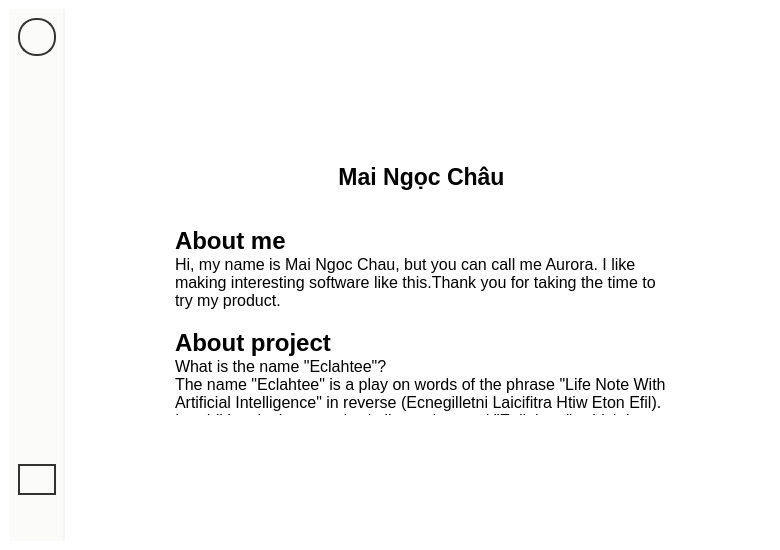
<?xml version="1.0" encoding="UTF-8"?>
<ui version="4.0">
 <class>MainWindow</class>
 <widget class="QMainWindow" name="MainWindow">
  <property name="geometry">
   <rect>
    <x>0</x>
    <y>0</y>
    <width>780</width>
    <height>550</height>
   </rect>
  </property>
  <property name="minimumSize">
   <size>
    <width>780</width>
    <height>550</height>
   </size>
  </property>
  <property name="windowTitle">
   <string>MainWindow</string>
  </property>
  <property name="styleSheet">
   <string notr="true">padding: 0px;
border: 0px;
background-color: white;</string>
  </property>
  <widget class="QWidget" name="centralwidget">
   <layout class="QHBoxLayout" name="horizontalLayout">
    <item>
     <widget class="QWidget" name="widget" native="true">
      <property name="styleSheet">
       <string notr="true">max-width: 54px;
background-color: #FBFBFA;
border-right: 2px solid #F5F5F4;
padding: 0px;
margin: 0px;</string>
      </property>
      <layout class="QVBoxLayout" name="verticalLayout_2">
       <item>
        <widget class="QLabel" name="label">
         <property name="font">
          <font>
           <pointsize>10</pointsize>
           <weight>75</weight>
           <bold>true</bold>
          </font>
         </property>
         <property name="styleSheet">
          <string notr="true">min-height: 34px;
max-height: 34px;
min-width: 34px;
max-width: 34px;
border: 2px solid #333333;
border-radius: 18px;</string>
         </property>
         <property name="text">
          <string/>
         </property>
         <property name="pixmap">
          <pixmap>../Image/icon.png</pixmap>
         </property>
         <property name="scaledContents">
          <bool>true</bool>
         </property>
         <property name="alignment">
          <set>Qt::AlignCenter</set>
         </property>
        </widget>
       </item>
       <item>
        <widget class="QLabel" name="label_5">
         <property name="styleSheet">
          <string notr="true">border: 0px;</string>
         </property>
         <property name="text">
          <string/>
         </property>
        </widget>
       </item>
       <item>
        <widget class="QLabel" name="label_2">
         <property name="font">
          <font>
           <pointsize>10</pointsize>
           <weight>75</weight>
           <bold>true</bold>
          </font>
         </property>
         <property name="styleSheet">
          <string notr="true">QLabel{
	max-height: 22px;
	border: 2px solid #FBFBFA;
	padding: 6px;
	border-radius: 18px;
}

QLabel:hover{
	max-height: 22px;
	border: 2px solid gray;
	padding: 6px;
	border-radius: 18px;
}</string>
         </property>
         <property name="text">
          <string/>
         </property>
         <property name="pixmap">
          <pixmap>../Image/home_d.png</pixmap>
         </property>
         <property name="scaledContents">
          <bool>true</bool>
         </property>
         <property name="alignment">
          <set>Qt::AlignCenter</set>
         </property>
        </widget>
       </item>
       <item>
        <widget class="QLabel" name="label_3">
         <property name="font">
          <font>
           <pointsize>10</pointsize>
           <weight>75</weight>
           <bold>true</bold>
          </font>
         </property>
         <property name="styleSheet">
          <string notr="true">QLabel{
	max-height: 22px;
	border: 2px solid #FBFBFA;
	padding: 6px;
	border-radius: 18px;
}

QLabel:hover{
	max-height: 22px;
	border: 2px solid gray;
	padding: 6px;
	border-radius: 18px;
}</string>
         </property>
         <property name="text">
          <string/>
         </property>
         <property name="pixmap">
          <pixmap>../Image/notes_d.png</pixmap>
         </property>
         <property name="scaledContents">
          <bool>true</bool>
         </property>
         <property name="alignment">
          <set>Qt::AlignCenter</set>
         </property>
        </widget>
       </item>
       <item>
        <widget class="QLabel" name="label_4">
         <property name="font">
          <font>
           <pointsize>10</pointsize>
           <weight>75</weight>
           <bold>true</bold>
          </font>
         </property>
         <property name="styleSheet">
          <string notr="true">QLabel{
	max-height: 22px;
	border: 2px solid #FBFBFA;
	padding: 6px;
	border-radius: 18px;
}

QLabel:hover{
	max-height: 22px;
	border: 2px solid gray;
	padding: 6px;
	border-radius: 18px;
}</string>
         </property>
         <property name="text">
          <string/>
         </property>
         <property name="pixmap">
          <pixmap>../Image/chat_d.png</pixmap>
         </property>
         <property name="scaledContents">
          <bool>true</bool>
         </property>
         <property name="alignment">
          <set>Qt::AlignCenter</set>
         </property>
        </widget>
       </item>
       <item>
        <spacer name="verticalSpacer">
         <property name="orientation">
          <enum>Qt::Vertical</enum>
         </property>
         <property name="sizeHint" stdset="0">
          <size>
           <width>20</width>
           <height>40</height>
          </size>
         </property>
        </spacer>
       </item>
       <item>
        <widget class="QLabel" name="label_6">
         <property name="font">
          <font>
           <pointsize>10</pointsize>
           <weight>75</weight>
           <bold>true</bold>
          </font>
         </property>
         <property name="styleSheet">
          <string notr="true">max-height: 22px;
border: 2px solid #333333;
padding: 6px;
border-radius: 18px;</string>
         </property>
         <property name="text">
          <string/>
         </property>
         <property name="pixmap">
          <pixmap>../Image/about_a.png</pixmap>
         </property>
         <property name="scaledContents">
          <bool>true</bool>
         </property>
         <property name="alignment">
          <set>Qt::AlignCenter</set>
         </property>
        </widget>
       </item>
       <item>
        <widget class="QLabel" name="label_9">
         <property name="font">
          <font>
           <pointsize>10</pointsize>
           <weight>75</weight>
           <bold>true</bold>
          </font>
         </property>
         <property name="styleSheet">
          <string notr="true">QLabel{
	max-height: 22px;
	border: 2px solid #FBFBFA;
	padding: 6px;
	border-radius: 18px;
}

QLabel:hover{
	max-height: 22px;
	border: 2px solid gray;
	padding: 6px;
	border-radius: 18px;
}</string>
         </property>
         <property name="text">
          <string/>
         </property>
         <property name="pixmap">
          <pixmap>../Image/log_out.png</pixmap>
         </property>
         <property name="scaledContents">
          <bool>true</bool>
         </property>
         <property name="alignment">
          <set>Qt::AlignCenter</set>
         </property>
        </widget>
       </item>
      </layout>
     </widget>
    </item>
    <item>
     <widget class="QWidget" name="widget_2" native="true">
      <layout class="QVBoxLayout" name="verticalLayout_3">
       <item>
        <spacer name="verticalSpacer_2">
         <property name="orientation">
          <enum>Qt::Vertical</enum>
         </property>
         <property name="sizeHint" stdset="0">
          <size>
           <width>20</width>
           <height>40</height>
          </size>
         </property>
        </spacer>
       </item>
       <item>
        <widget class="QWidget" name="widget_4" native="true">
         <layout class="QHBoxLayout" name="horizontalLayout_2">
          <item>
           <spacer name="horizontalSpacer">
            <property name="orientation">
             <enum>Qt::Horizontal</enum>
            </property>
            <property name="sizeHint" stdset="0">
             <size>
              <width>40</width>
              <height>20</height>
             </size>
            </property>
           </spacer>
          </item>
          <item>
           <widget class="QWidget" name="widget_3" native="true">
            <layout class="QVBoxLayout" name="verticalLayout">
             <item>
              <widget class="QLabel" name="label_7">
               <property name="text">
                <string/>
               </property>
               <property name="pixmap">
                <pixmap>../Image/maingocchau.png</pixmap>
               </property>
               <property name="scaledContents">
                <bool>true</bool>
               </property>
              </widget>
             </item>
             <item>
              <widget class="QLabel" name="label_8">
               <property name="font">
                <font>
                 <family>Segoe UI</family>
                 <pointsize>17</pointsize>
                 <weight>75</weight>
                 <bold>true</bold>
                </font>
               </property>
               <property name="text">
                <string>Mai Ngọc Châu</string>
               </property>
               <property name="alignment">
                <set>Qt::AlignCenter</set>
               </property>
              </widget>
             </item>
            </layout>
           </widget>
          </item>
          <item>
           <spacer name="horizontalSpacer_2">
            <property name="orientation">
             <enum>Qt::Horizontal</enum>
            </property>
            <property name="sizeHint" stdset="0">
             <size>
              <width>40</width>
              <height>20</height>
             </size>
            </property>
           </spacer>
          </item>
         </layout>
        </widget>
       </item>
       <item>
        <widget class="QWidget" name="widget_5" native="true">
         <layout class="QHBoxLayout" name="horizontalLayout_3">
          <item>
           <spacer name="horizontalSpacer_3">
            <property name="orientation">
             <enum>Qt::Horizontal</enum>
            </property>
            <property name="sizeHint" stdset="0">
             <size>
              <width>40</width>
              <height>20</height>
             </size>
            </property>
           </spacer>
          </item>
          <item>
           <widget class="QTextBrowser" name="textBrowser">
            <property name="font">
             <font>
              <family>Segoe UI</family>
             </font>
            </property>
            <property name="styleSheet">
             <string notr="true">min-width: 500px;
min-height: 140px;</string>
            </property>
            <property name="verticalScrollBarPolicy">
             <enum>Qt::ScrollBarAlwaysOff</enum>
            </property>
            <property name="horizontalScrollBarPolicy">
             <enum>Qt::ScrollBarAlwaysOff</enum>
            </property>
            <property name="html">
             <string>&lt;!DOCTYPE HTML PUBLIC &quot;-//W3C//DTD HTML 4.0//EN&quot; &quot;http://www.w3.org/TR/REC-html40/strict.dtd&quot;&gt;
&lt;html&gt;&lt;head&gt;&lt;meta name=&quot;qrichtext&quot; content=&quot;1&quot; /&gt;&lt;style type=&quot;text/css&quot;&gt;
p, li { white-space: pre-wrap; }
&lt;/style&gt;&lt;/head&gt;&lt;body style=&quot; font-family:'Segoe UI'; font-size:8.25pt; font-weight:400; font-style:normal;&quot;&gt;
&lt;p style=&quot; margin-top:0px; margin-bottom:0px; margin-left:0px; margin-right:0px; -qt-block-indent:0; text-indent:0px;&quot;&gt;&lt;span style=&quot; font-size:18pt; font-weight:600;&quot;&gt;About me&lt;/span&gt;&lt;/p&gt;
&lt;p style=&quot; margin-top:0px; margin-bottom:0px; margin-left:0px; margin-right:0px; -qt-block-indent:0; text-indent:0px;&quot;&gt;&lt;span style=&quot; font-family:'MS Shell Dlg 2'; font-size:12pt;&quot;&gt;Hi, my name is Mai Ngoc Chau, but you can call me Aurora. I like making interesting software like this.Thank you for taking the time to try my product.&lt;/span&gt;&lt;/p&gt;
&lt;p style=&quot;-qt-paragraph-type:empty; margin-top:0px; margin-bottom:0px; margin-left:0px; margin-right:0px; -qt-block-indent:0; text-indent:0px; font-family:'MS Shell Dlg 2'; font-size:12pt;&quot;&gt;&lt;br /&gt;&lt;/p&gt;
&lt;p style=&quot; margin-top:0px; margin-bottom:0px; margin-left:0px; margin-right:0px; -qt-block-indent:0; text-indent:0px;&quot;&gt;&lt;span style=&quot; font-family:'MS Shell Dlg 2'; font-size:18pt; font-weight:600;&quot;&gt;About project&lt;/span&gt;&lt;/p&gt;
&lt;p style=&quot; margin-top:0px; margin-bottom:0px; margin-left:0px; margin-right:0px; -qt-block-indent:0; text-indent:0px;&quot;&gt;&lt;span style=&quot; font-family:'MS Shell Dlg 2'; font-size:12pt;&quot;&gt;What is the name &amp;quot;Eclahtee&amp;quot;?&lt;br /&gt;The name &amp;quot;Eclahtee&amp;quot; is a play on words of the phrase &amp;quot;Life Note With Artificial Intelligence&amp;quot; in reverse (Ecnegilletni Laicifitra Htiw Eton Efil). &lt;br /&gt;In addition, it also sounds similar to the word &amp;quot;Enlighten&amp;quot;, which is appropriate for the meaning of the software as it has A.I integration.&lt;/span&gt;&lt;/p&gt;&lt;/body&gt;&lt;/html&gt;</string>
            </property>
           </widget>
          </item>
          <item>
           <spacer name="horizontalSpacer_4">
            <property name="orientation">
             <enum>Qt::Horizontal</enum>
            </property>
            <property name="sizeHint" stdset="0">
             <size>
              <width>40</width>
              <height>20</height>
             </size>
            </property>
           </spacer>
          </item>
         </layout>
        </widget>
       </item>
       <item>
        <spacer name="verticalSpacer_3">
         <property name="orientation">
          <enum>Qt::Vertical</enum>
         </property>
         <property name="sizeHint" stdset="0">
          <size>
           <width>20</width>
           <height>40</height>
          </size>
         </property>
        </spacer>
       </item>
      </layout>
     </widget>
    </item>
   </layout>
  </widget>
 </widget>
 <resources/>
 <connections/>
</ui>
